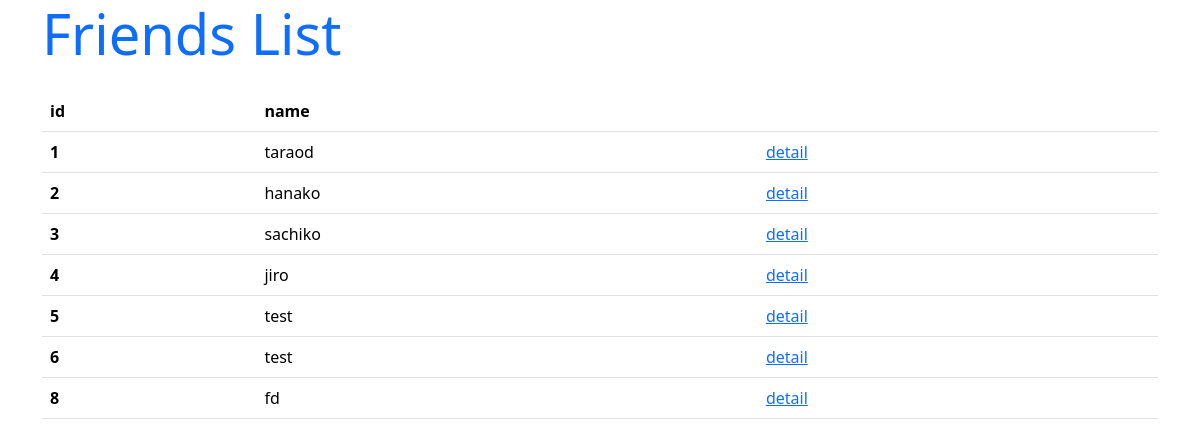
Page /hello/list on the earlier database version.
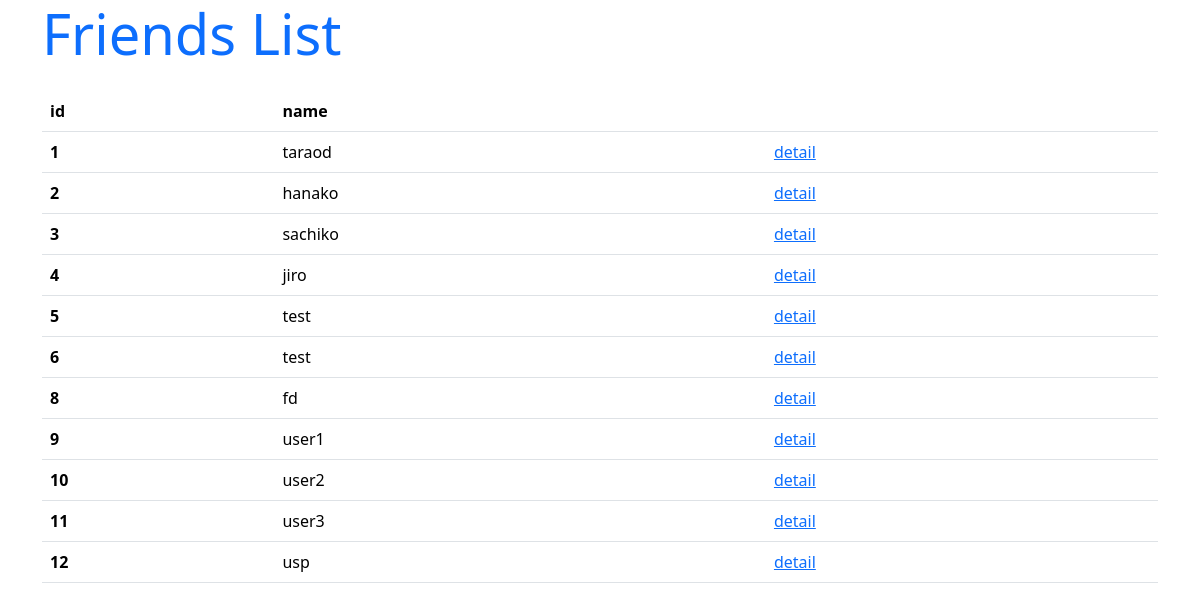
Same page on the later database version.
### hello/models.py (models this page shows, shortened)
class Friend(models.Model):
    name = models.CharField(max_length=100)
    mail = models.EmailField(max_length=200)
    gender = models.BooleanField()
    age = models.IntegerField(default=0)
    birthday = models.DateField()

### hello/views.py (the view)
# urls.py: path('list',FriendList.as_view(),name="list"),
class FriendList(ListView):
    model = Friend

### hello/views.py (called while the page is built)
def sample_middleware(get_response):
    def middleware(request):
        counter = request.session.get('counter',0)
        request.session['counter'] = counter + 1
        response = get_response(request)
        print("count:" + str(counter))
        return response
    return middleware

### hello/templates/hello/friend_list.html (shortened to what this page needs)
{% load static %}
<!DOCTYPE html>
<html lang="en">
<head>
    <link rel="stylesheet" href="https://cdn.jsdelivr.net/npm/bootstrap/dist/css/bootstrap.css">
</head>
<body class="container">
    <h1 class="display-4 text-primary mb-4">Friends List</h1>
    <table class="table">
        <tr>
            <th>id</th>
            <th>name</th>
            <th></th>
        </tr>
        {% for item in object_list %}
        <tr>
            <th>{{ item.id }}</th>
            <td>{{ item.name }}</td>
            <td><a href="/hello/detail/{{item.id}}">detail</a></td>
        </tr>
        {% endfor %}
    </table>
</body>
</html>

Differences in the rows shown:
added Friend: id "9", name "user1"
added Friend: id "10", name "user2"
added Friend: id "11", name "user3"
added Friend: id "12", name "usp"
